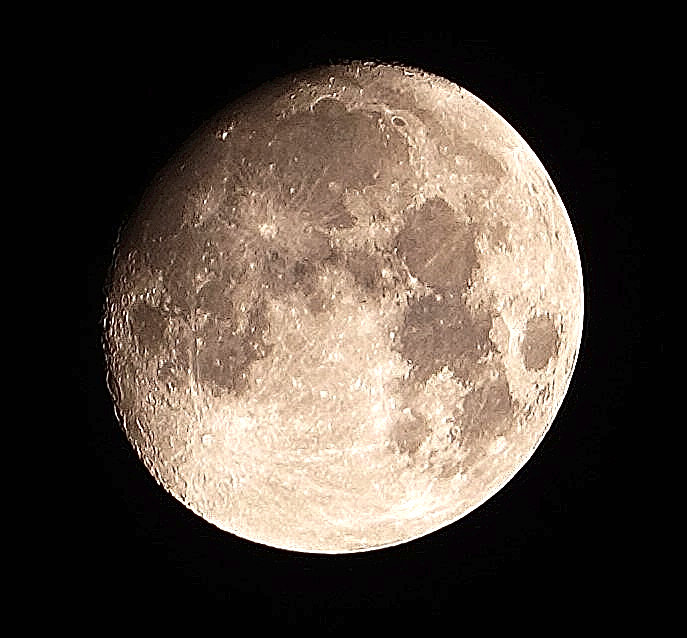
#> input picture colorImage/EnEnhac.png, 687 x 638 px, found by its file name
$ python superplex.py
#> lines starting #> are read from the running program, lines starting #| are printed output that depends on the picture
#> further down, original_image is the input picture: shape (638, 687, 3); mean B, G, R 60.7, 69.8, 80.9

import cv2
import numpy as np
from skimage.segmentation import slic, mark_boundaries

def superpixel_segmentation(image, num_segments=100, compactness=10):
    # Convert the image to a floating-point format
#> called with num_segments = 100, compactness = 10
    image_float = cv2.cvtColor(image, cv2.COLOR_BGR2RGB) / 255.0
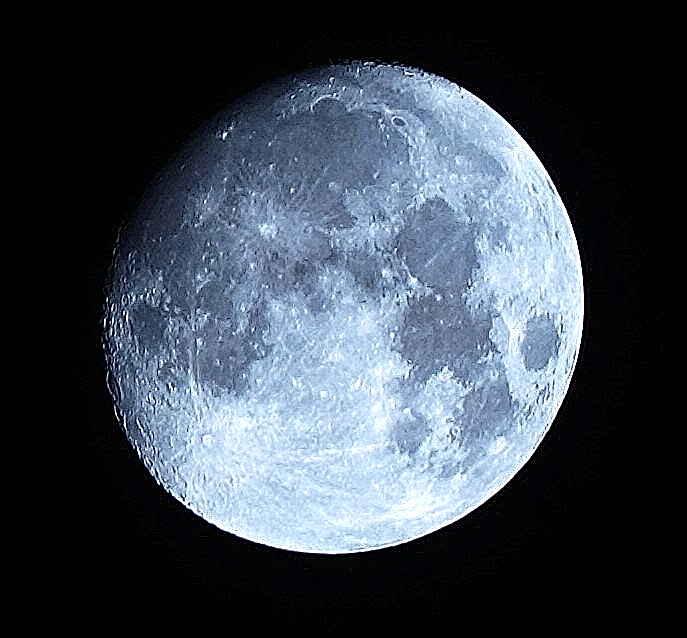
#> image_float: shape (638, 687, 3) float64; mean B, G, R 0.317, 0.274, 0.238

    # Perform SLIC superpixel segmentation
    segments = slic(image_float, n_segments=num_segments, compactness=compactness)
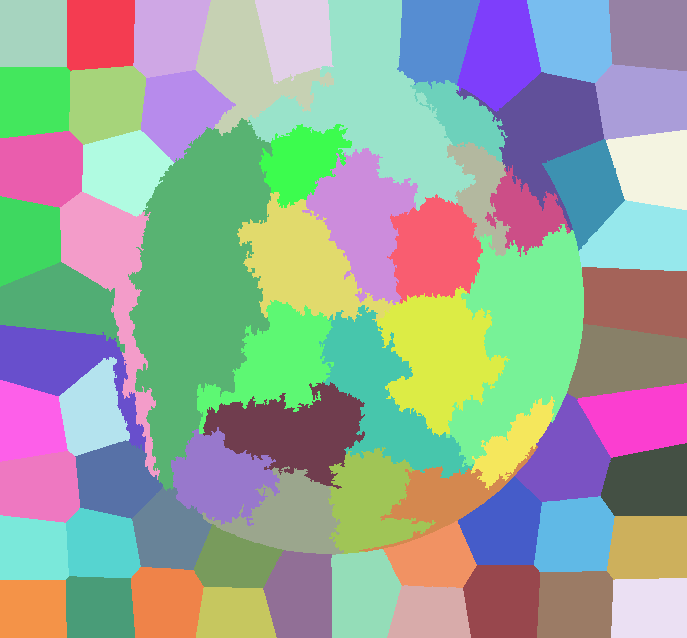
#> segments: shape (638, 687) int64; 69 distinct labels, from 1 to 69; one colour per label, 0 black

    # Create a visual representation of the superpixels
    boundaries = mark_boundaries(image_float, segments)
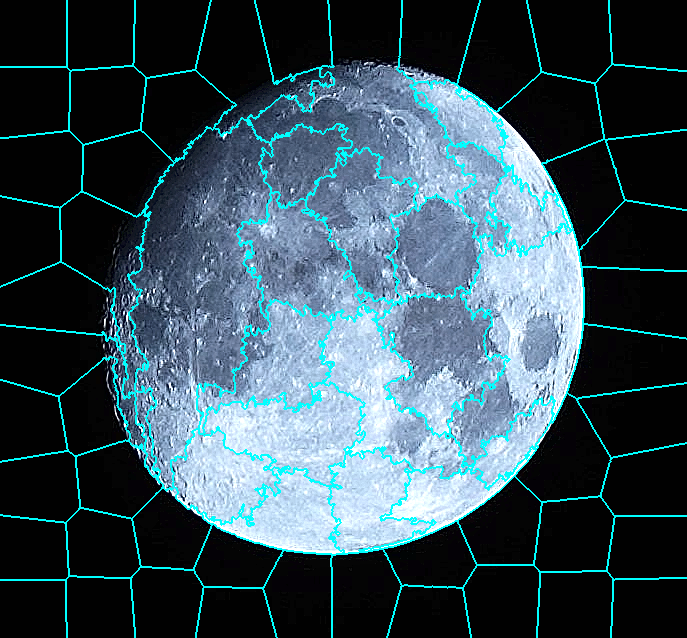
#> boundaries: shape (638, 687, 3) float64; mean B, G, R 0.35, 0.31, 0.217

    # Convert the visual representation back to the BGR color space
    boundaries = (boundaries * 255).astype(np.uint8)

    return boundaries

# Load an image
image_path = "colorImage/EnEnhac.png"
original_image = cv2.imread(image_path)

# Perform superpixel segmentation
num_segments_value = 100  # Adjust based on the desired number of superpixels
compactness_value = 10  # Adjust based on the compactness of the segments
superpixel_result = superpixel_segmentation(original_image, num_segments=num_segments_value, compactness=compactness_value)

# Display the original image and superpixel segmentation result
cv2.imshow('Original Image', original_image)
cv2.imshow('Superpixel Segmentation Result', superpixel_result)
cv2.waitKey(0)
cv2.destroyAllWindows()

$ run again, with colorImage/fillturedColor.png copied over colorImage/EnEnhac.png
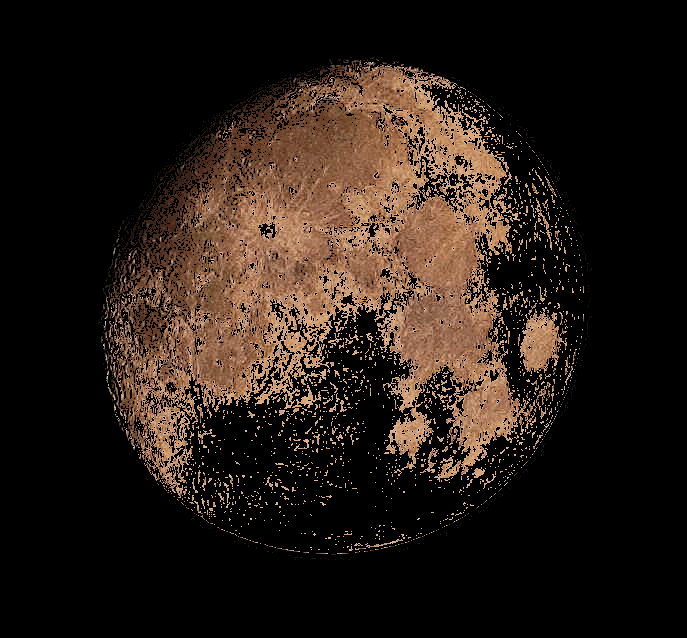
#> input picture colorImage/fillturedColor.png, 687 x 638 px, found by its file name
#> original_image is the input picture: shape (638, 687, 3); mean B, G, R 20.2, 27.7, 38.2
#> in superpixel_segmentation, `segments = slic(image_float, n_segments=num_segments, compactness=comp..`:
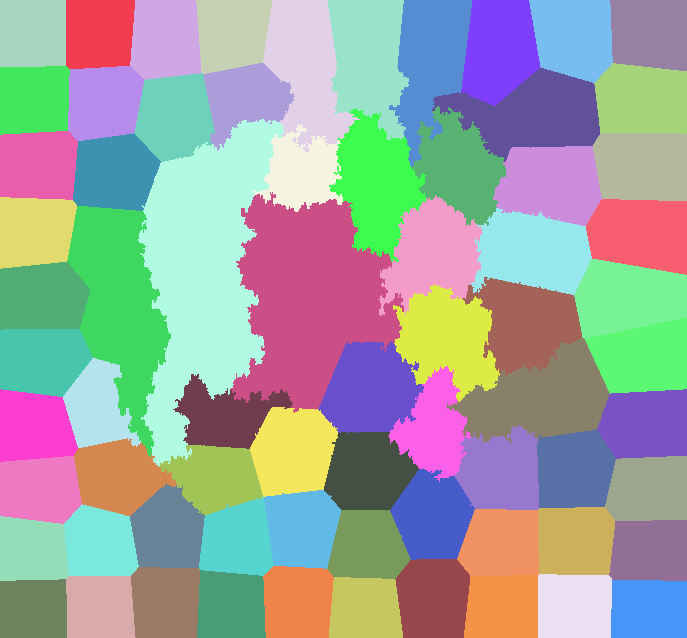
#> segments: shape (638, 687) int64; 71 distinct labels, from 1 to 71; one colour per label, 0 black
#> in superpixel_segmentation, `boundaries = mark_boundaries(image_float, segments)`:
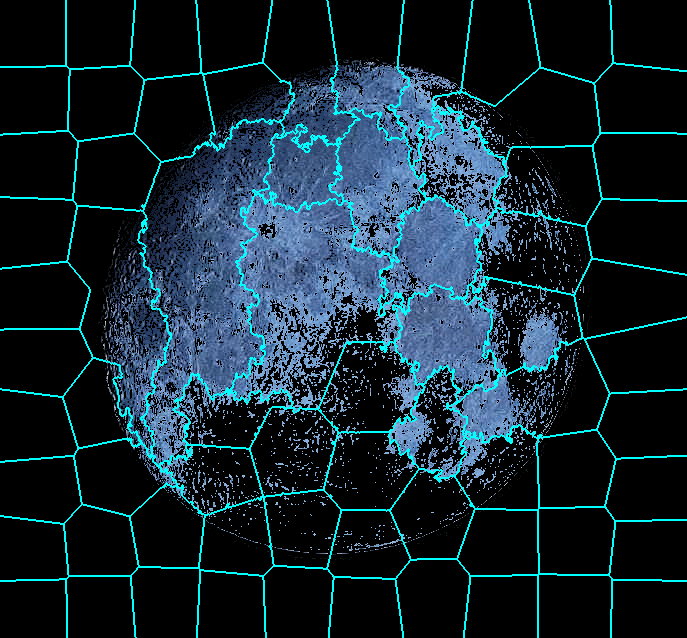
#> boundaries: shape (638, 687, 3) float64; mean B, G, R 0.191, 0.153, 0.0732

$ run again, with colorImage/superpixel.png copied over colorImage/EnEnhac.png
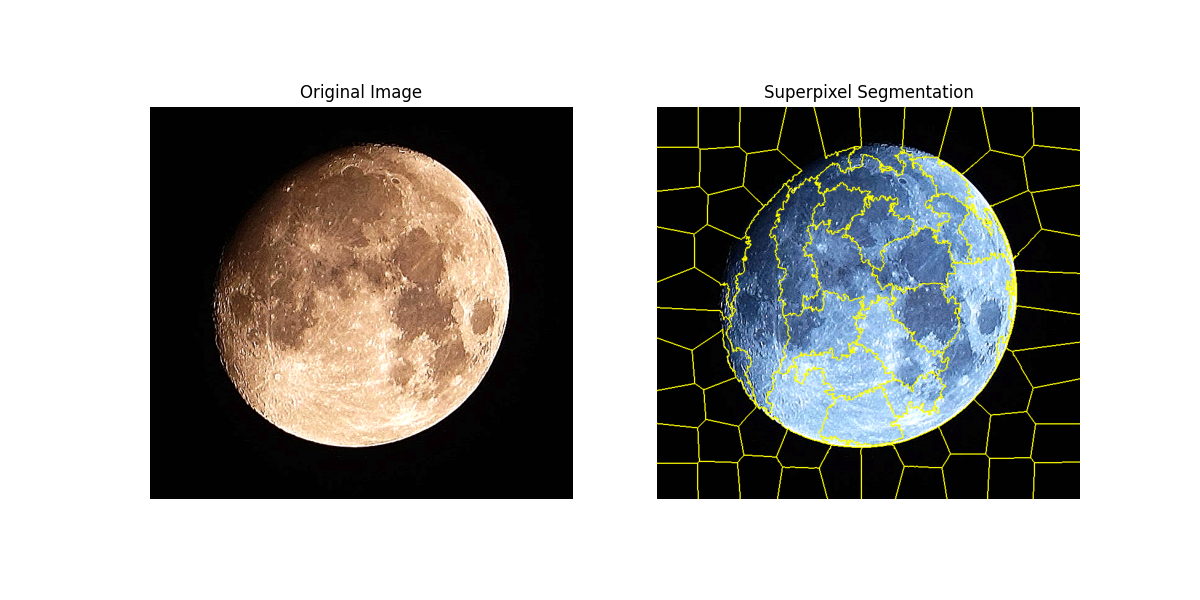
#> input picture colorImage/superpixel.png, 1200 x 600 px, found by its file name
#> original_image is the input picture: shape (600, 1200, 3); mean B, G, R 165.7, 168.9, 169.9
#> in superpixel_segmentation, `segments = slic(image_float, n_segments=num_segments, compactness=comp..`:
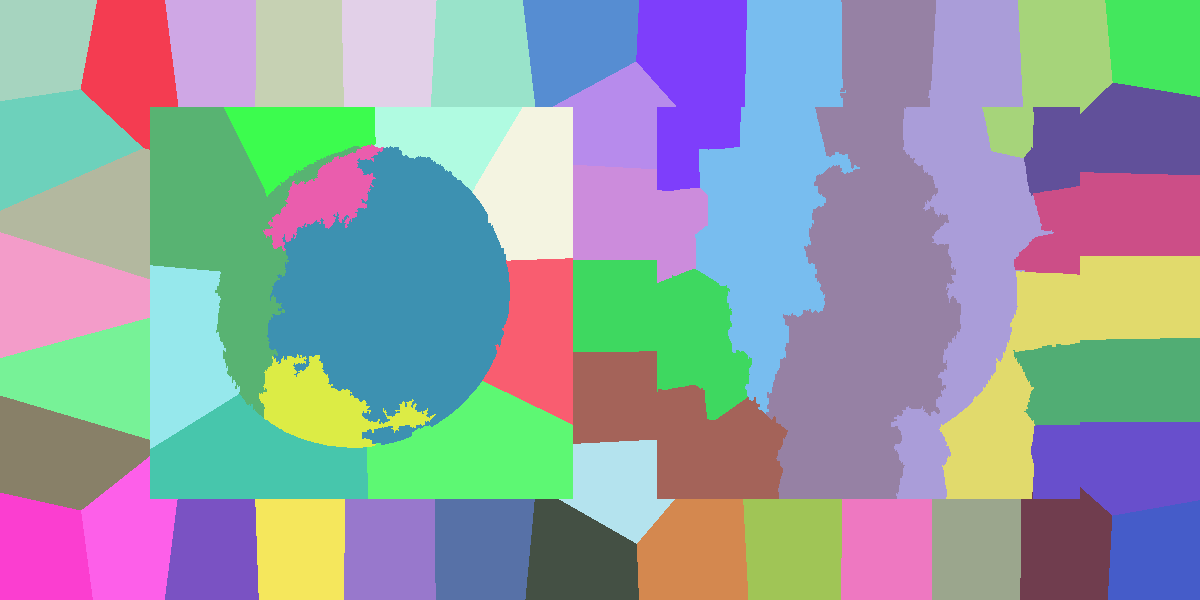
#> segments: shape (600, 1200) int64; 52 distinct labels, from 1 to 52; one colour per label, 0 black
#> in superpixel_segmentation, `boundaries = mark_boundaries(image_float, segments)`:
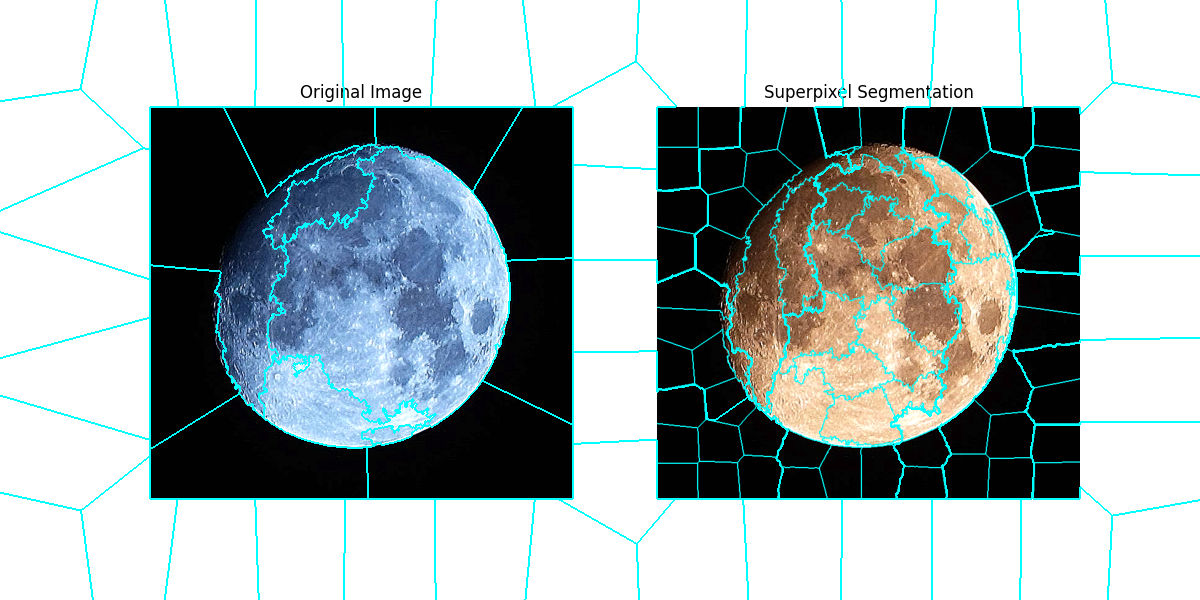
#> boundaries: shape (600, 1200, 3) float64; mean B, G, R 0.678, 0.674, 0.63
